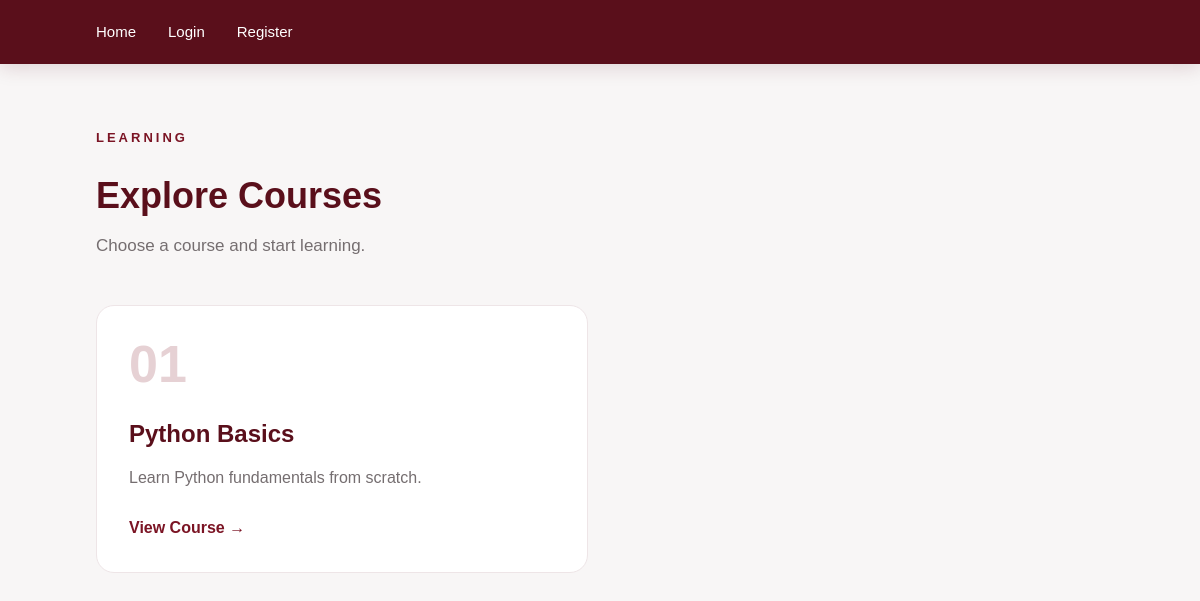
Page /courses/ on the committed database.
### courses/models.py (models this page shows, shortened)
class Course(models.Model):
    title = models.CharField(max_length=200)
    description = models.TextField()
    created_at = models.DateTimeField(auto_now_add=True)

### courses/views.py (the view)
# urls.py: path('courses/', views.course_list, name='course_list'),
def course_list(request):
    courses = Course.objects.all()
    return render(request, 'courses/course_list.html', {'courses': courses})

### courses/templates/courses/course_list.html
{% extends 'courses/base.html' %}
{% block content %}
<section class="page-header">
    <span class="hero-label">LEARNING</span>
    <h1>Explore Courses</h1>
    <p>Choose a course and start learning.</p>
</section>
<section class="course-grid">
    {% for course in courses %}
    <article class="course-card">
        <div class="course-number">
            0{{ forloop.counter }}
        </div>
        <div class="course-content">
            <h2>{{ course.title }}</h2>
            <p>{{ course.description }}</p>
            <a href="{% url 'course_detail' course.id %}" class="course-link">
                View Course →
            </a>
        </div>
    </article>
    {% empty %}
    <div class="empty-state">
        <h2>No courses available</h2>
        <p>There are no courses available yet.</p>
    </div>
    {% endfor %}
</section>
{% endblock %}

### courses/static/courses/css/style.css (style rules this page uses)
* { margin: 0; padding: 0; box-sizing: border-box; }
body { font-family: Arial, sans-serif; background: #f8f6f6; color: #241f21; line-height: 1.6; }
h1 { color: #5a0f1b; font-size: 36px; margin-bottom: 20px; }
h2 { margin-bottom: 12px; }
a { color: #7b1424; }
.hero-label { display: inline-block; color: #7b1424; font-size: 13px; font-weight: bold; letter-spacing: 3px; margin-bottom: 18px; }
.page-header { margin-bottom: 45px; }
.page-header h1 { margin-bottom: 8px; }
.page-header p { color: #756e70; font-size: 17px; }
.course-grid { display: grid; grid-template-columns: repeat(2, 1fr); gap: 25px; }
.course-card { position: relative; background: #ffffff; border: 1px solid #eee5e7; border-radius: 18px; padding: 32px; min-height: 230px; overflow: hidden; transition: all 0.3s ease; }
.course-number { color: #e6d1d4; font-size: 52px; font-weight: 700; line-height: 1; margin-bottom: 25px; }
.course-content h2 { color: #5a0f1b; font-size: 24px; margin-bottom: 12px; }
.course-content p { color: #756e70; margin-bottom: 24px; }
.course-link { color: #7b1424; text-decoration: none; font-weight: 600; transition: 0.2s ease; }

### rows in the picture
Course: title "Python Basics", description "Learn Python fundamentals from scratch."
